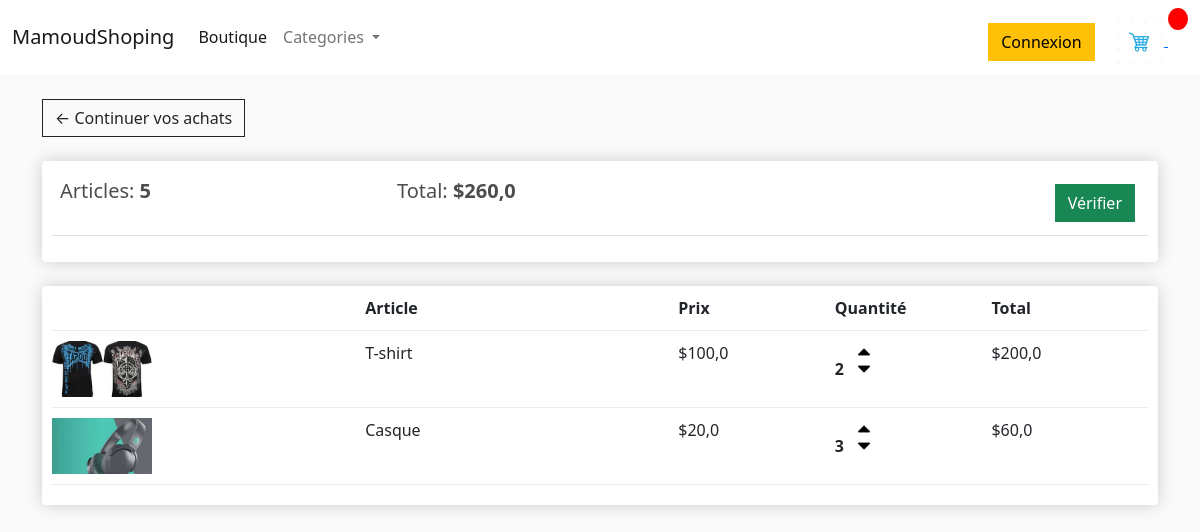
The page /panier (signed in) on the database as committed earlier.
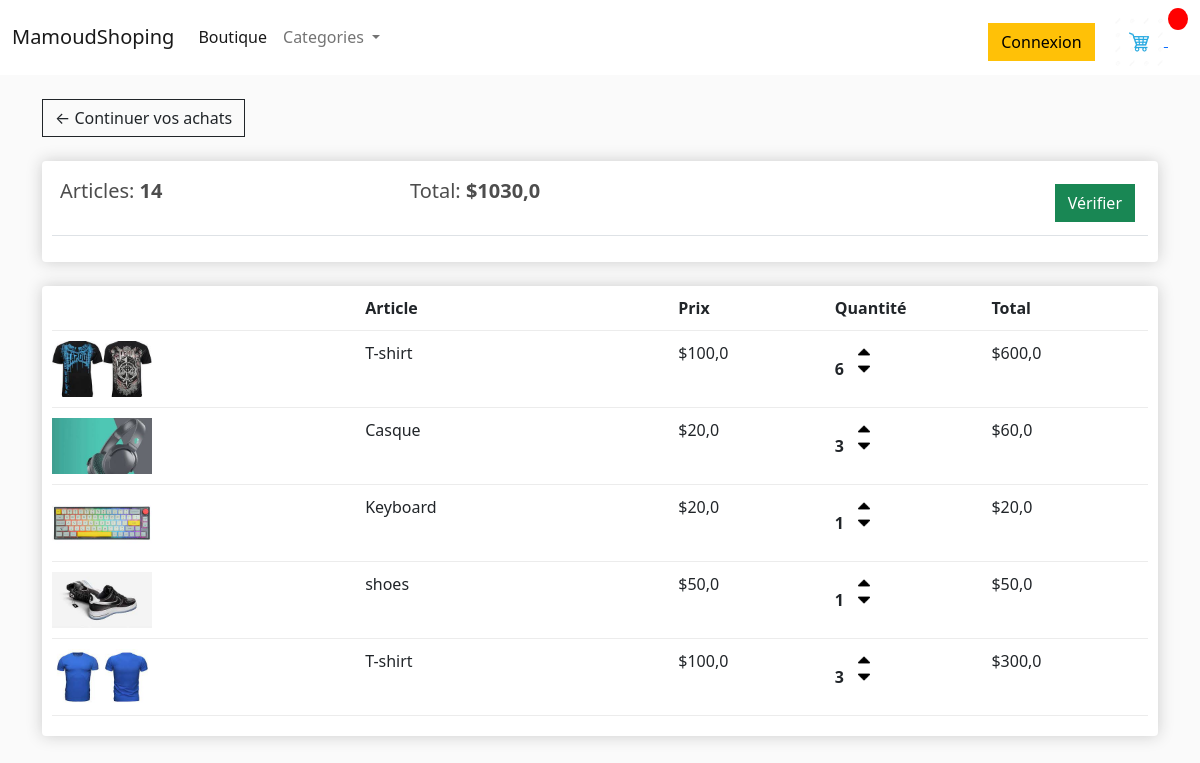
The same page on the database as committed later.
### shop/models.py (models this page shows, shortened)
class Commande(models.Model):
    client = models.ForeignKey(Client, on_delete=models.SET_NULL, blank=True, null=True)
    date_commande = models.DateTimeField(auto_now_add=True)
    complete = models.BooleanField(default=False, null=True, blank=True)
    transaction_id = models.CharField(max_length=200, null=True, blank=True)
    status = models.CharField(max_length=200, null=True, blank=True)
    total_trans = models.DecimalField(max_digits=10, decimal_places=2, null=True, blank=True)
    @ property
    def get_panier_total(self):
        articles = self.commandearticle_set.all()
        total = sum(article.get_total for article in articles)
        return total
    @property
    def get_panier_article(self):
        articles = self.commandearticle_set.all()
        total = sum(article.quantite for article in articles)
        return total

class CommandeArticle(models.Model):
    produit = models.ForeignKey(Produit, on_delete=models.SET_NULL, blank=True, null=True)
    commande = models.ForeignKey(Commande, on_delete=models.SET_NULL, blank=True, null=True)
    quantite = models.IntegerField(default=0, null=True, blank=True)
    date_added = models.DateTimeField(auto_now_add=True)
    @property
    def get_total(self):
        total = self.produit.price * self.quantite
        return total

class Produit(models.Model):
    categorie = models.ForeignKey(Category, on_delete=models.SET_NULL, blank=True, null=True)
    name = models.CharField(max_length=100, null=True)
    price = models.FloatField()
    digital = models.BooleanField(default=False, null=True, blank=True)
    image = models.ImageField(upload_to= 'shop', null=True, blank=True)
    date_ajout = models.DateTimeField(auto_now_add=True)
    class Meta:
        ordering = ['-date_ajout']
    @property
    def imageUrl(self):
        try:
            url = self.image.url
        except:
            url = ''
        return url

### shop/views.py (the view)
# urls.py: path('panier', views.panier, name='panier'),
def panier(request, *args, **kwargs):
    if request.user.is_authenticated:
        client = request.user.client
        commande, created = Commande.objects.get_or_create(client=client, complete=False)
        articles = commande.commandearticle_set.all()
    else:
        articles = []
        commande = {
            'get_panier_total': 0,
            'get_panier_article': 0
        }
    context = {
        'articles': articles,
        'commande': commande
    }
    return render(request, 'shop/panier.html', context)

### templates/shop/panier.html
{% extends "base.html"%}
{% load static %}
{% block content %}
<br>
<div class="row">
    <div class="col-lg-12">
        <a class="btn btn-outline-dark" href="{% url 'shop:shop' %}">&#x2190; Continuer vos achats</a>
        <br><br>
        <div class="box-element">
            <table class="table">
                <tr>
                    <th><h5>Articles: <strong>{{commande.get_panier_article}}</strong></h5></th>
                    <th><h5>Total: <strong>${{commande.get_panier_total}}</strong></h5></th>
                    <th>
                        <a style="float: right; margin:5px" href="{% url 'shop:commande' %}" class="btn btn-success">Vérifier</a>
                    </th>
                </tr>
            </table>
        </div>
        <br>
        <div class="box-element">
            <div class="panier-row">
                <div style="flex:2"></div>
                <div style="flex:2"><strong>Article</strong></div>
                <div style="flex:1"><strong>Prix</strong></div>
                <div style="flex:1"><strong>Quantité</strong></div>
                <div style="flex:1"><strong>Total</strong></div>
            </div>
            {% for article in articles %}
                <div class="panier-row">
                    <div style="flex:2"><img class="row-image" src="{{article.produit.imageUrl}}" alt=""></div>
                    <div style="flex:2">{{ article.produit.name }}</div>
                    <div style="flex:1">${{ article.produit.price }}</div>
                    <div style="flex:1">
                        <p class="quantite">{{article.quantite }}</p>
                        <div class="quantite">
                            <img class="chg-quantite" src="{% static 'images/arrow-up.png' %}" alt="">
                            <img class="chg-quantite" src="{% static 'images/arrow-down.png' %}" alt="">
                        </div>
                    </div>
                    <div style="flex:1">${{article.get_total}}</div>
                </div>
            {% endfor %}
        </div>
    </div>
</div>
{% endblock content %}

### templates/base.html (shortened to what this page needs)
{% load static %}
<!DOCTYPE html>
<html lang="en">
  <head>
    <link href="https://cdn.jsdelivr.net/npm/bootstrap@5.2.2/dist/css/bootstrap.min.css" rel="stylesheet"
>
    <link rel="stylesheet" type="text/css" href="{% static 'css/main.css' %}">
  </head>
  <body>
    <nav class="navbar navbar-expand-lg bg-white">
      <div class="container-fluid">
        <a class="navbar-brand" href="{% url 'shop:shop' %}">MamoudShoping</a>
        <div class="collapse navbar-collapse" id="navbarSupportedContent">
          <ul class="navbar-nav me-auto mb-2 mb-lg-0">
            <li class="nav-item">
              <a class="nav-link active" aria-current="page" href="{% url 'shop:shop' %}">Boutique</a>
            </li>
            <li class="nav-item dropdown">
              <a class="nav-link dropdown-toggle" href="#" role="button" data-bs-toggle="dropdown" aria-expanded="false">
                Categories
              </a>
            </li>
          </ul>
          <div class="form-inline my-2 my-lg-0">
            <a href="#" class="btn btn-warning">Connexion</a>
            <a href="{% url 'shop:panier' %}">
              <img id="icon-panier" src="{% static 'images/panier.png' %}" alt="">
            </a>
            <p id="total-panier">{{ nombre_article }}</p>
          </div>
        </div>
      </div>
    </nav>
    <div class="container">
      {% block content %}
      {% endblock content %}
    </div>
  </body>
</html>

### static/css/main.css (style rules this page uses)
body { background-color: hsl(0, 0%, 98%); }
h1,h2,h3,h4,h5,h6 { color:hsl(0, 0%, 30%); }
.box-element { box-shadow:hsl(0, 0%, 80%) 0 0 16px; background-color: #fff; border-radius: 4px; padding: 10px; }
#icon-panier { width: 50px; display: inline-block; margin-left: 15px; }
#total-panier { display: inline-block; text-align: center; color: #fff; background-color: red; width: 20px; height: 22px; border-radius: 50%; font-size: 14px; }
.btn { border-radius: 0; }
.panier-row { display: flex; align-items: flex-stretch; padding-bottom: 10px; margin-bottom: 10px; border-bottom: 1px solid #ececec; }
.row-image { width: 100px; }
.quantite { display: inline-block; font-weight: 700; padding-right:10px; }
.chg-quantite { width: 12px; cursor: pointer; display: block; margin-top: 5px; transition:.1s; }

Rows that differ between the two databases and show on the page:
changed through a linked row, Commande: get_panier_article "5" → "14"; get_panier_total "260,0" → "1030,0"
changed CommandeArticle (number 1 of 5 on the later page): quantite "2" → "6"; get_total "200,0" → "600,0"
added CommandeArticle: produit.imageUrl (picture), produit.name "Keyboard", produit.price "20,0", quantite "1", get_total "20,0"
added CommandeArticle: produit.imageUrl (picture), produit.name "shoes", produit.price "50,0", quantite "1", get_total "50,0"
added CommandeArticle: produit.imageUrl (picture), produit.name "T-shirt", produit.price "100,0", quantite "3", get_total "300,0"
